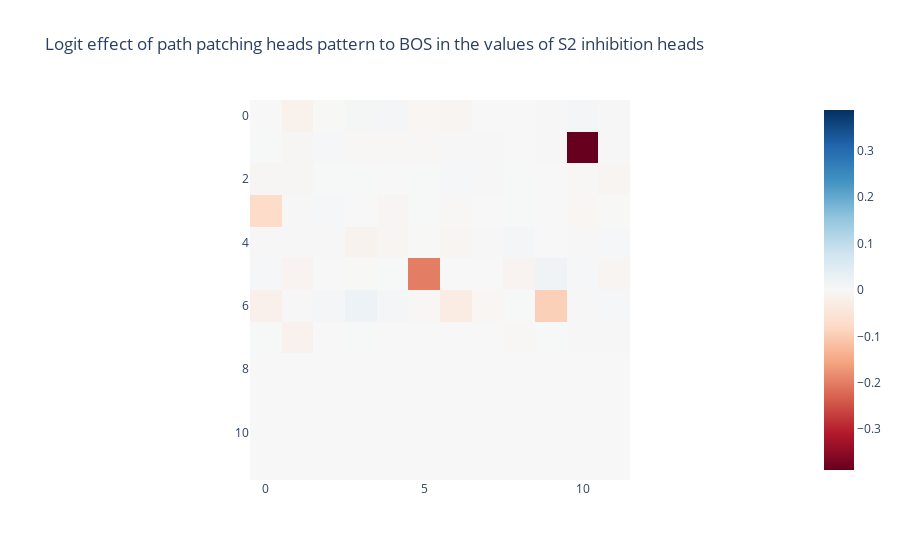

Here is the notebook cell this chart was saved with:
### Code cell
imshow(results['z'], title='Logit effect of path patching heads pattern to BOS in the values of S2 inhibition heads')

### Figure 1 — Plotly figure (JSON) as saved in the notebook; plotly's stock layout.template omitted (floating-point values rounded to 4 significant figures; data arrays with more than 128 entries replaced by an {"elided": "..."} marker saying what was removed)
{"data": [{"coloraxis": "coloraxis", "hovertemplate": "x: %{x}<br>y: %{y}<br>color: %{z}<extra></extra>", "name": "0", "type": "heatmap", "xaxis": "x", "yaxis": "y", "z": {"elided": "12x12 float values"}}], "layout": {"coloraxis": {"cmid": 0, "colorscale": [[0, "rgb(103,0,31)"], [0.1, "rgb(178,24,43)"], [0.2, "rgb(214,96,77)"], [0.3, "rgb(244,165,130)"], [0.4, "rgb(253,219,199)"], [0.5, "rgb(247,247,247)"], [0.6, "rgb(209,229,240)"], [0.7, "rgb(146,197,222)"], [0.8, "rgb(67,147,195)"], [0.9, "rgb(33,102,172)"], [1, "rgb(5,48,97)"]]}, "title": {"text": "Logit effect of path patching heads pattern to BOS in the values of S2 inhibition heads"}, "xaxis": {"anchor": "y", "constrain": "domain", "domain": [0, 1], "scaleanchor": "y"}, "yaxis": {"anchor": "x", "autorange": "reversed", "constrain": "domain", "domain": [0, 1]}}}
